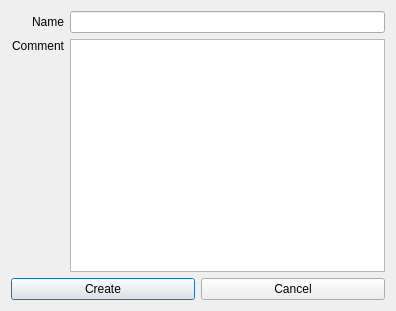
<?xml version="1.0" encoding="UTF-8"?>
<ui version="4.0">
 <class>createDialog</class>
 <widget class="QDialog" name="createDialog">
  <property name="geometry">
   <rect>
    <x>0</x>
    <y>0</y>
    <width>396</width>
    <height>311</height>
   </rect>
  </property>
  <property name="windowTitle">
   <string>Dialog</string>
  </property>
  <layout class="QVBoxLayout" name="verticalLayout">
   <item>
    <layout class="QGridLayout" name="gridLayout">
     <item row="0" column="0">
      <widget class="QLabel" name="label">
       <property name="text">
        <string>Name</string>
       </property>
       <property name="alignment">
        <set>Qt::AlignRight|Qt::AlignTrailing|Qt::AlignVCenter</set>
       </property>
      </widget>
     </item>
     <item row="0" column="1">
      <widget class="QLineEdit" name="name_lb"/>
     </item>
     <item row="1" column="0">
      <widget class="QLabel" name="label_2">
       <property name="text">
        <string>Comment</string>
       </property>
       <property name="alignment">
        <set>Qt::AlignRight|Qt::AlignTop|Qt::AlignTrailing</set>
       </property>
      </widget>
     </item>
     <item row="1" column="1">
      <widget class="QPlainTextEdit" name="comment_te"/>
     </item>
    </layout>
   </item>
   <item>
    <layout class="QHBoxLayout" name="horizontalLayout">
     <item>
      <widget class="QPushButton" name="create_btn">
       <property name="text">
        <string>Create</string>
       </property>
      </widget>
     </item>
     <item>
      <widget class="QPushButton" name="cancel_btn">
       <property name="text">
        <string>Cancel</string>
       </property>
      </widget>
     </item>
    </layout>
   </item>
  </layout>
 </widget>
 <resources/>
 <connections/>
</ui>
